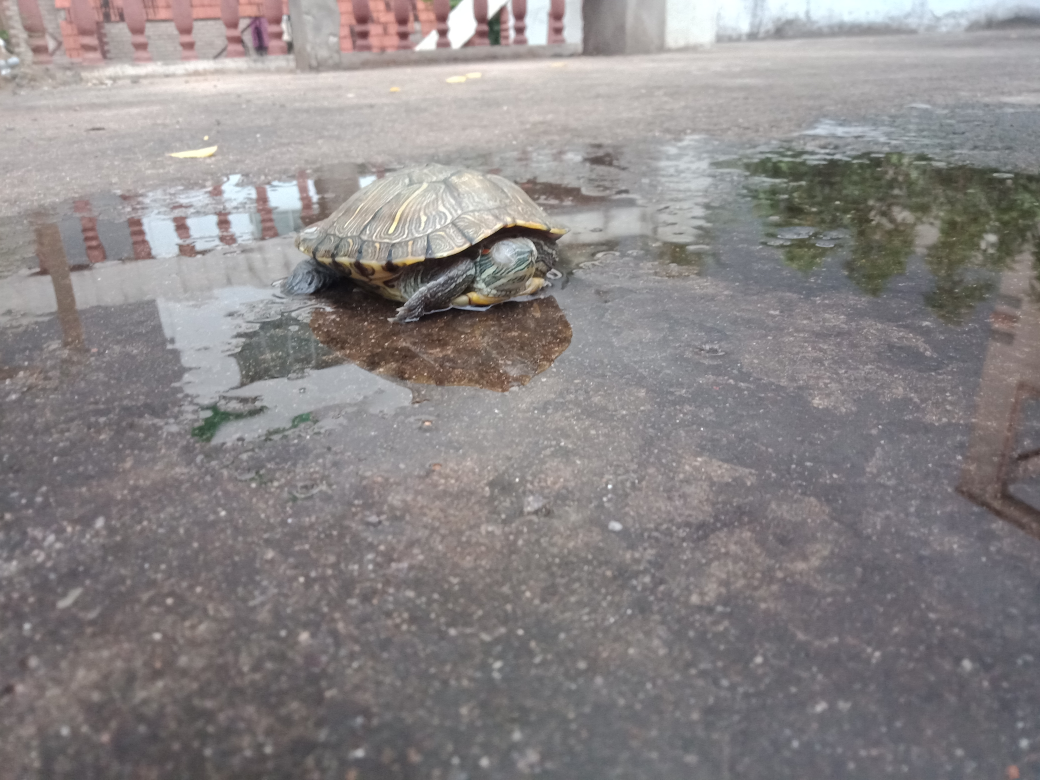
#> input picture Turtle.jpg, 4160 x 3120 px (shown at 1/4 size)
$ python Multi-Stage-Boundary-Extraction.py
#> lines starting #> are read from the running program, lines starting #| are printed output that depends on the picture; after the words box and inside, x2 and y2 are one past the last pixel; in counts of white or black regions, pixels touching at a corner belong together; long printed decimals are rounded
import cv2 as cv
import numpy as np
import matplotlib.pyplot as plt
from pathlib import Path

image = cv.imread("Turtle.jpg")
#> image is the input picture: shape (3120, 4160, 3); mean B, G, R 134, 133.6, 138.3
if image is None:
    raise FileNotFoundError(
        "Turtle.jpg not found. Place it in the same folder as this script "
        "or update the image path."
    )

gray = cv.cvtColor(image, cv.COLOR_BGR2GRAY)
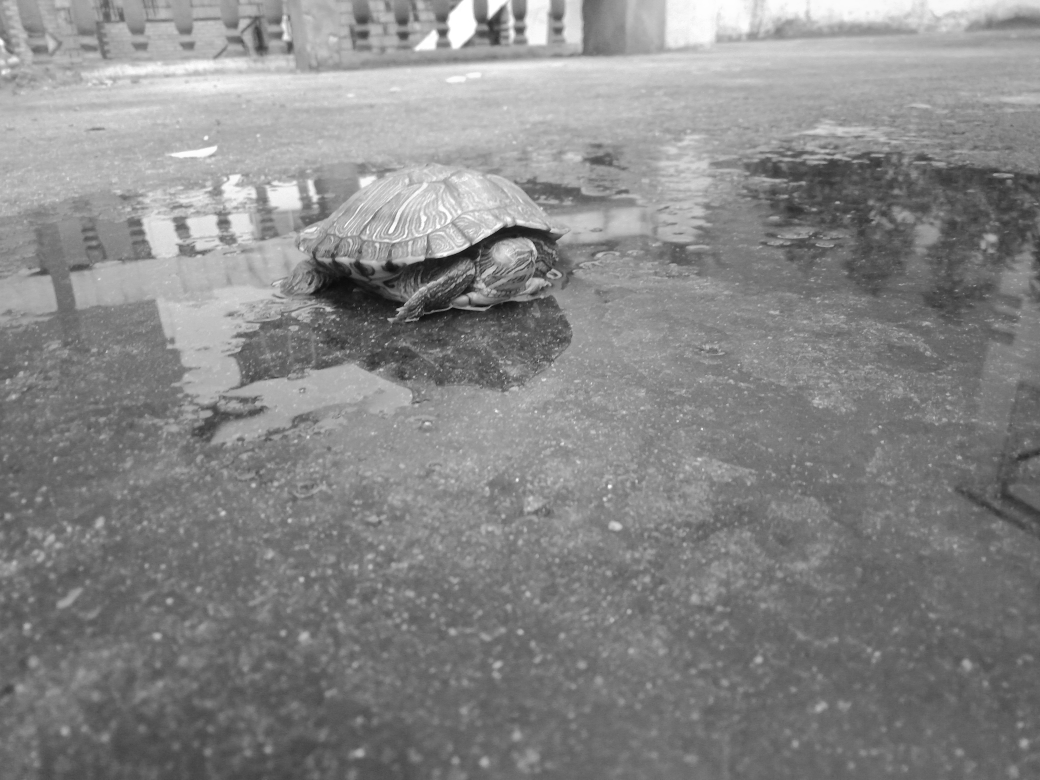
#> gray: shape (3120, 4160) (shown at 1/4 size); min 1, max 255, mean 135
print("Original image shape:", image.shape)
#| Original image shape: (3120, 4160, 3)
print("Grayscale image shape:", gray.shape)
#| Grayscale image shape: (3120, 4160)
print("Image data type:", gray.dtype)
#| Image data type: uint8

MAX_WIDTH = 1200
if MAX_WIDTH is not None and gray.shape[1] > MAX_WIDTH:
    scale = MAX_WIDTH / gray.shape[1]
#> scale = 0.288
    new_size = (MAX_WIDTH, int(gray.shape[0] * scale))
#> new_size = (1200, 899)
    gray_work = cv.resize(gray, new_size, interpolation=cv.INTER_AREA)
    color_work = cv.resize(image, new_size, interpolation=cv.INTER_AREA)
else:
    gray_work = gray.copy()
    color_work = image.copy()

output_dir = Path("edge_corner_outputs")
output_dir.mkdir(exist_ok=True)

blurred = cv.GaussianBlur(gray_work, (5, 5), 1.0)

lower_threshold = 80
upper_threshold = 160
edges = cv.Canny(blurred, lower_threshold, upper_threshold)
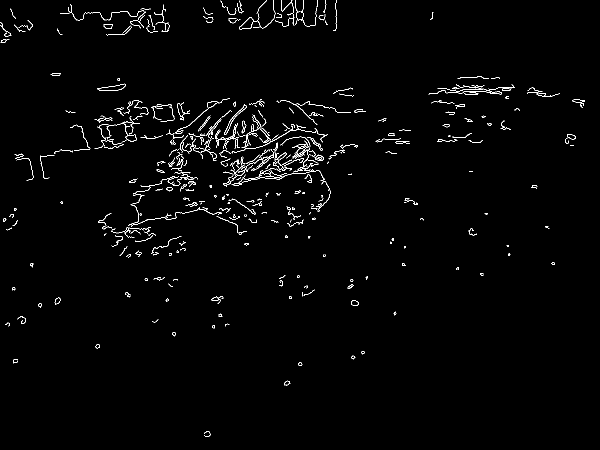
#> edges: shape (899, 1200) (shown at 1/2 size); 1.5% white in thin lines or dots

gray_float = np.float32(blurred)
harris_response = cv.cornerHarris(
    gray_float,
    blockSize=2,
    ksize=3,
    k=0.04
)

harris_response_dilated = cv.dilate(harris_response, None)
max_response = harris_response_dilated.max()
#> max_response = 1452596.9
corner_threshold = 0.01 * max_response
#> corner_threshold = 14526

corner_mask = harris_response_dilated > corner_threshold
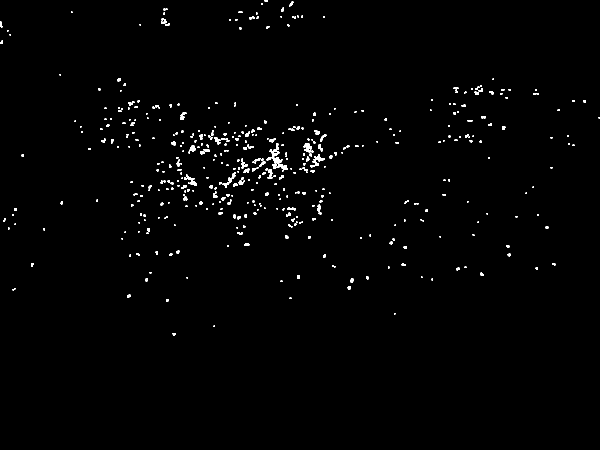
#> corner_mask: shape (899, 1200) bool (shown at 1/2 size); 1% white; 462 white regions (283 under 20 px), largest, box (x1, y1, x2, y2) and area: (539, 287, 576, 343) 598, (620, 308, 649, 335) 268, (445, 344, 472, 375) 211
corner_overlay = color_work.copy()
corner_overlay[corner_mask] = [0, 0, 255]
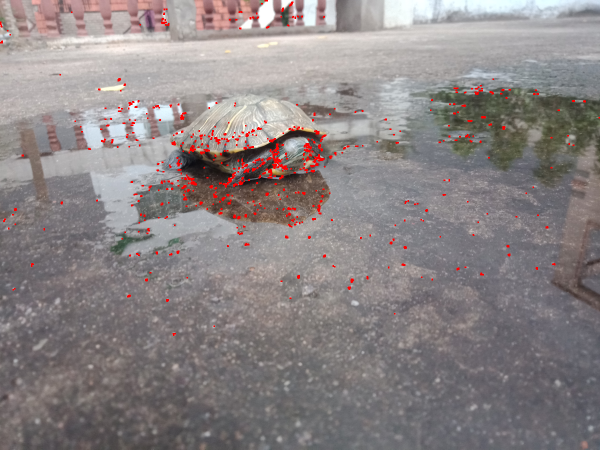
#> corner_overlay: shape (899, 1200, 3) (shown at 1/2 size); mean B, G, R 132.6, 132.1, 139.4

print("Harris maximum response:", float(max_response))
#| Harris maximum response: 1452596.875
print("Harris threshold:", float(corner_threshold))
#| Harris threshold: 14525.969
print("Pixels marked by threshold:", int(np.count_nonzero(corner_mask)))
#| Pixels marked by threshold: 11286

cv.imwrite(str(output_dir / "original_turtle.png"), color_work)
cv.imwrite(str(output_dir / "grayscale_turtle.png"), gray_work)
cv.imwrite(str(output_dir / "canny_edges.png"), edges)
cv.imwrite(str(output_dir / "harris_corner_overlay.png"), corner_overlay)

response_min = harris_response.min()
#> response_min = -6322646.5
response_max = harris_response.max()
#> response_max = 1452596.9
if response_max > response_min:
    response_display = (
        (harris_response - response_min) /
        (response_max - response_min) * 255
    ).astype(np.uint8)
else:
    response_display = np.zeros_like(gray_work)
cv.imwrite(str(output_dir / "harris_response.png"), response_display)

fig, axes = plt.subplots(1, 3, figsize=(18, 6), constrained_layout=True)
fig.suptitle("Turtle Image: Canny Edge and Harris Corner Detection", fontsize=15)

axes[0].imshow(cv.cvtColor(color_work, cv.COLOR_BGR2RGB))
axes[0].set_title("Original Image")

axes[1].imshow(edges, cmap="gray", vmin=0, vmax=255)
axes[1].set_title("Canny Edge Detection")

axes[2].imshow(cv.cvtColor(corner_overlay, cv.COLOR_BGR2RGB))
axes[2].set_title("Harris Corner Detection")

for ax in axes:
    ax.axis("off")

fig.savefig(output_dir / "edge_corner_comparison.png", dpi=150, bbox_inches="tight")
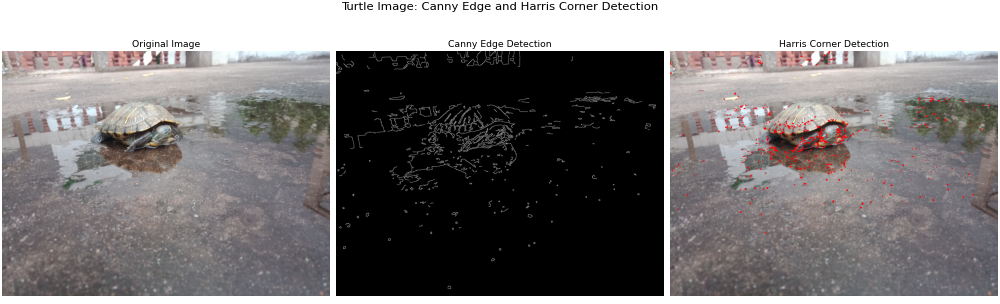
#> figure drawn by matplotlib, 3 panels
plt.show()

print("\\nOutput images saved in:", output_dir.resolve())
